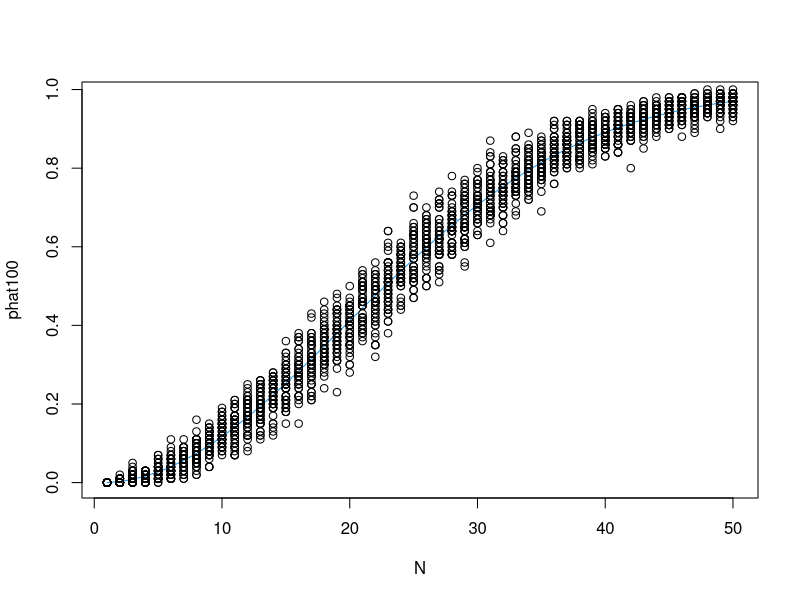
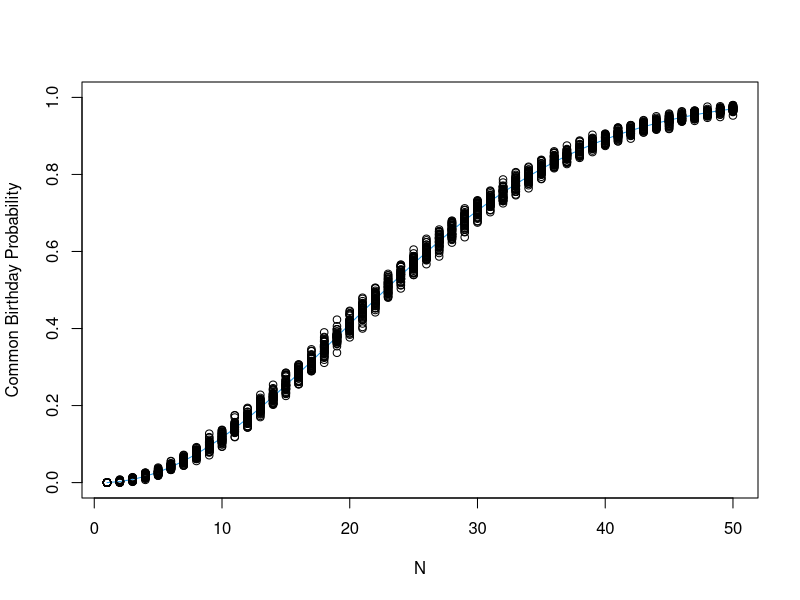
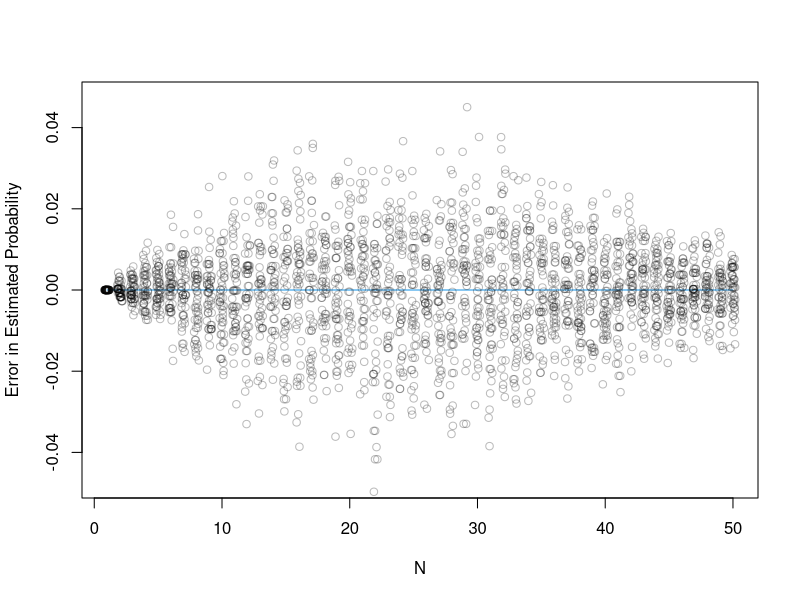
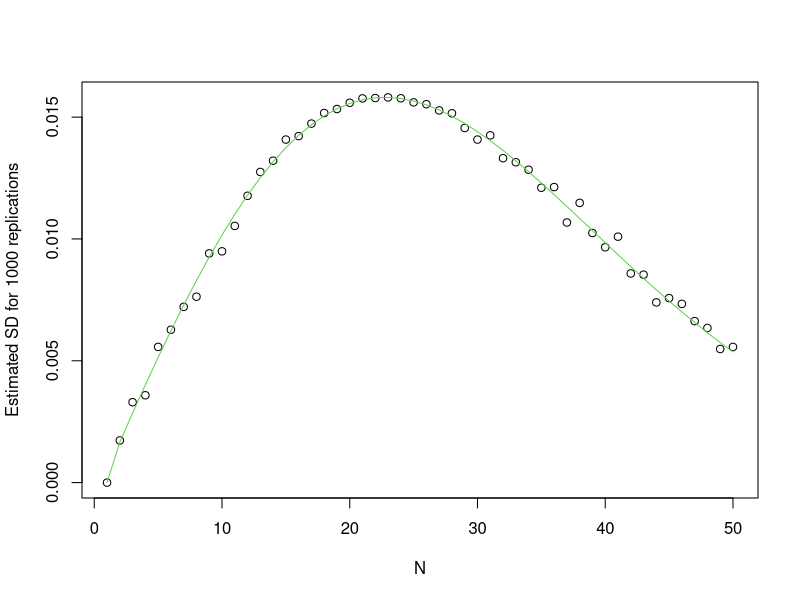

Generate these figures, in order, with R:
dup_birthday <- function(n) {
  s <- sample(365, n, replace = TRUE)
  any(duplicated(s))
}
N <- 1:50
s100 <- sapply(N, function(n) replicate(100, dup_birthday(n)))
str(s100)

phat100 <- apply(s100, 2, mean)
plot(N, phat100)

dup_birthday_exact <- function(n) {
  1 - prod(seq(365, by = -1, length.out = n) / 365)
}

lines(N, sapply(N, dup_birthday_exact), col = 4)

# repeating this 50 times
for (i in 1:50) {
  s100 <- sapply(N, function(n) replicate(100, dup_birthday(n)))
  points(N, apply(s100, 2, mean))
}

plot(N, sapply(N, dup_birthday_exact), col = 4, type = "l", ylim = c(0, 1),
     ylab = "Common Birthday Probability")

# repeating this 50 times for N = 1000
for (i in 1:50) {
  s1000 <- sapply(N, function(n) replicate(1000, dup_birthday(n)))
  points(N, apply(s1000, 2, mean))
}

true_prob <- sapply(N, dup_birthday_exact)
r <- 3 * sqrt(0.5 * 0.5 / 1000)
plot(N, rep(0, length(N)), col = 4, type = "l",
     ylim = c (-r, r), ylab = "Error in Estimated Probability")
for (i in 1:50) {
  s1000 <- sapply(N, function(n) replicate(1000, dup_birthday(n)))
  points(jitter(N), apply(s1000, 2, mean) - true_prob, col = "#00000044")
}

sd1000 <- apply(s1000, 2, sd)
plot(N, sd1000 / sqrt(1000), ylab = "Estimated SD for 1000 replications")
lines(N, sqrt((true_prob * (1 - true_prob)) / 1000), col = 3)
